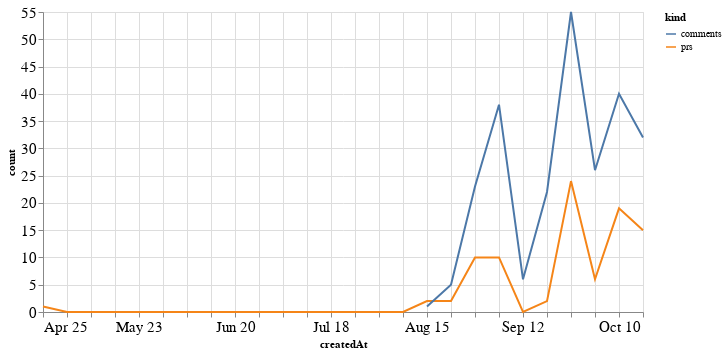

The notebook cell saved with this chart:
### Code cell
alt.Chart(total_time, width=600).mark_line().encode(
    x='createdAt',
    y='count',
    color='kind'
)

### Figure 1 — Vega-Lite specification as saved in the notebook (floating-point values rounded to 4 significant figures)
{"config": {"axisLeft": {"labelFontSize": 15}, "axisBottom": {"labelFontSize": 15}}, "data": {"name": "data-92f35345d0b45e875c200e30eb392f21"}, "mark": "line", "encoding": {"color": {"type": "nominal", "field": "kind"}, "x": {"type": "temporal", "field": "createdAt"}, "y": {"type": "quantitative", "field": "count"}}, "width": 600, "$schema": "https://vega.github.io/schema/vega-lite/v4.8.1.json", "datasets": {"data-92f35345d0b45e875c200e30eb392f21": [{"createdAt": "2021-04-25T00:00:00", "kind": "prs", "count": 1.0}, {"createdAt": "2021-05-02T00:00:00", "kind": "prs", "count": 0.0}, {"createdAt": "2021-05-09T00:00:00", "kind": "prs", "count": 0.0}, {"createdAt": "2021-05-16T00:00:00", "kind": "prs", "count": 0.0}, {"createdAt": "2021-05-23T00:00:00", "kind": "prs", "count": 0.0}, {"createdAt": "2021-05-30T00:00:00", "kind": "prs", "count": 0.0}, {"createdAt": "2021-06-06T00:00:00", "kind": "prs", "count": 0.0}, {"createdAt": "2021-06-13T00:00:00", "kind": "prs", "count": 0.0}, {"createdAt": "2021-06-20T00:00:00", "kind": "prs", "count": 0.0}, {"createdAt": "2021-06-27T00:00:00", "kind": "prs", "count": 0.0}, {"createdAt": "2021-07-04T00:00:00", "kind": "prs", "count": 0.0}, {"createdAt": "2021-07-11T00:00:00", "kind": "prs", "count": 0.0}, {"createdAt": "2021-07-18T00:00:00", "kind": "prs", "count": 0.0}, {"createdAt": "2021-07-25T00:00:00", "kind": "prs", "count": 0.0}, {"createdAt": "2021-08-01T00:00:00", "kind": "prs", "count": 0.0}, {"createdAt": "2021-08-08T00:00:00", "kind": "prs", "count": 0.0}, {"createdAt": "2021-08-15T00:00:00", "kind": "prs", "count": 2.0}, {"createdAt": "2021-08-22T00:00:00", "kind": "prs", "count": 2.0}, {"createdAt": "2021-08-29T00:00:00", "kind": "prs", "count": 10.0}, {"createdAt": "2021-09-05T00:00:00", "kind": "prs", "count": 10.0}, {"createdAt": "2021-09-12T00:00:00", "kind": "prs", "count": 0.0}, {"createdAt": "2021-09-19T00:00:00", "kind": "prs", "count": 2.0}, {"createdAt": "2021-09-26T00:00:00", "kind": "prs", "count": 24.0}, {"createdAt": "2021-10-03T00:00:00", "kind": "prs", "count": 6.0}, {"createdAt": "2021-10-10T00:00:00", "kind": "prs", "count": 19.0}, {"createdAt": "2021-10-17T00:00:00", "kind": "prs", "count": 15.0}, {"createdAt": "2021-04-25T00:00:00", "kind": "comments", "count": null}, {"createdAt": "2021-05-02T00:00:00", "kind": "comments", "count": null}, {"createdAt": "2021-05-09T00:00:00", "kind": "comments", "count": null}, {"createdAt": "2021-05-16T00:00:00", "kind": "comments", "count": null}, {"createdAt": "2021-05-23T00:00:00", "kind": "comments", "count": null}, {"createdAt": "2021-05-30T00:00:00", "kind": "comments", "count": null}, {"createdAt": "2021-06-06T00:00:00", "kind": "comments", "count": null}, {"createdAt": "2021-06-13T00:00:00", "kind": "comments", "count": null}, {"createdAt": "2021-06-20T00:00:00", "kind": "comments", "count": null}, {"createdAt": "2021-06-27T00:00:00", "kind": "comments", "count": null}, {"createdAt": "2021-07-04T00:00:00", "kind": "comments", "count": null}, {"createdAt": "2021-07-11T00:00:00", "kind": "comments", "count": null}, {"createdAt": "2021-07-18T00:00:00", "kind": "comments", "count": null}, {"createdAt": "2021-07-25T00:00:00", "kind": "comments", "count": null}, {"createdAt": "2021-08-01T00:00:00", "kind": "comments", "count": null}, {"createdAt": "2021-08-08T00:00:00", "kind": "comments", "count": null}, {"createdAt": "2021-08-15T00:00:00", "kind": "comments", "count": 1.0}, {"createdAt": "2021-08-22T00:00:00", "kind": "comments", "count": 5.0}, {"createdAt": "2021-08-29T00:00:00", "kind": "comments", "count": 23.0}, {"createdAt": "2021-09-05T00:00:00", "kind": "comments", "count": 38.0}, {"createdAt": "2021-09-12T00:00:00", "kind": "comments", "count": 6.0}, {"createdAt": "2021-09-19T00:00:00", "kind": "comments", "count": 22.0}, {"createdAt": "2021-09-26T00:00:00", "kind": "comments", "count": 55.0}, {"createdAt": "2021-10-03T00:00:00", "kind": "comments", "count": 26.0}, {"createdAt": "2021-10-10T00:00:00", "kind": "comments", "count": 40.0}, {"createdAt": "2021-10-17T00:00:00", "kind": "comments", "count": 32.0}]}}
